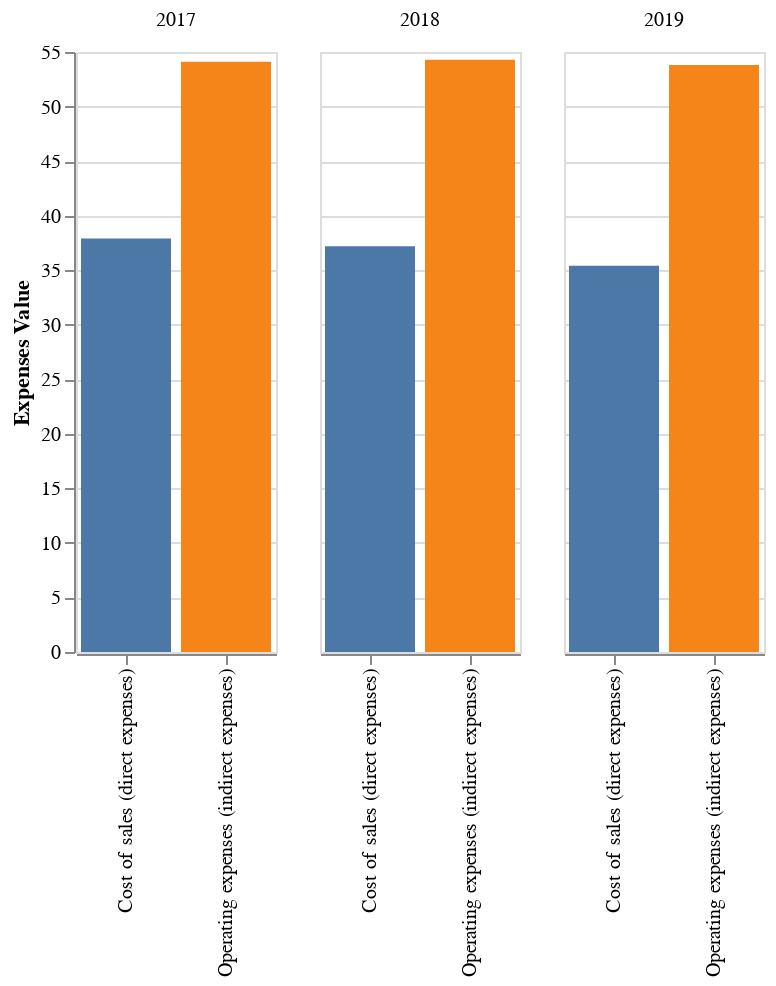

The notebook cell this image was saved under:
### Code cell
alt.Chart(chart7_df).mark_bar().encode(
    x=alt.X('type', title=''),
    y=alt.Y('value:Q', title='Expenses Value'),
    color=alt.Color('type', legend=None),
    column=alt.Column('Reference year', title='')
).properties(width=100, height=300)

### Figure 1 — Vega-Lite specification as saved in the notebook (floating-point values rounded to 4 significant figures)
{"config": {"view": {"continuousWidth": 400, "continuousHeight": 300}}, "data": {"name": "data-209ea369e866ac30b2db87f4374f893a"}, "mark": "bar", "encoding": {"color": {"field": "type", "legend": null, "type": "nominal"}, "column": {"field": "Reference year", "title": "", "type": "quantitative"}, "x": {"field": "type", "title": "", "type": "nominal"}, "y": {"field": "value", "title": "Expenses Value", "type": "quantitative"}}, "height": 300, "width": 100, "$schema": "https://vega.github.io/schema/vega-lite/v4.17.0.json", "datasets": {"data-209ea369e866ac30b2db87f4374f893a": [{"Reference year": 2017.0, "Location indicator": "Rural", "type": "Cost of sales (direct expenses)", "value": "37.9"}, {"Reference year": 2018.0, "Location indicator": "Rural", "type": "Cost of sales (direct expenses)", "value": "37.2"}, {"Reference year": 2019.0, "Location indicator": "Rural", "type": "Cost of sales (direct expenses)", "value": "35.4"}, {"Reference year": 2017.0, "Location indicator": "Rural", "type": "Operating expenses (indirect expenses)", "value": "54.1"}, {"Reference year": 2018.0, "Location indicator": "Rural", "type": "Operating expenses (indirect expenses)", "value": "54.3"}, {"Reference year": 2019.0, "Location indicator": "Rural", "type": "Operating expenses (indirect expenses)", "value": "53.8"}]}}
